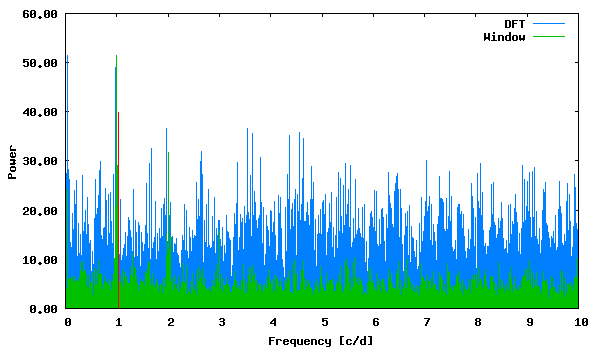

The gnuplot source for this figure:
set term png size 600,350 medium
set colors classic
set output "phase_lc_13.deeming.png"
set xlabel "Frequency [c/d]"
set ylabel "Power"
set format y "%5.2f"
plot "deeming.periodogram" using 1:2 with lines linecolor 3 title "DFT", "deeming.periodogram" using 1:3 with lines linecolor 2 title "Window", "<echo '1.034388 39.86480858'" with impulses linecolor 1 title ""
 
